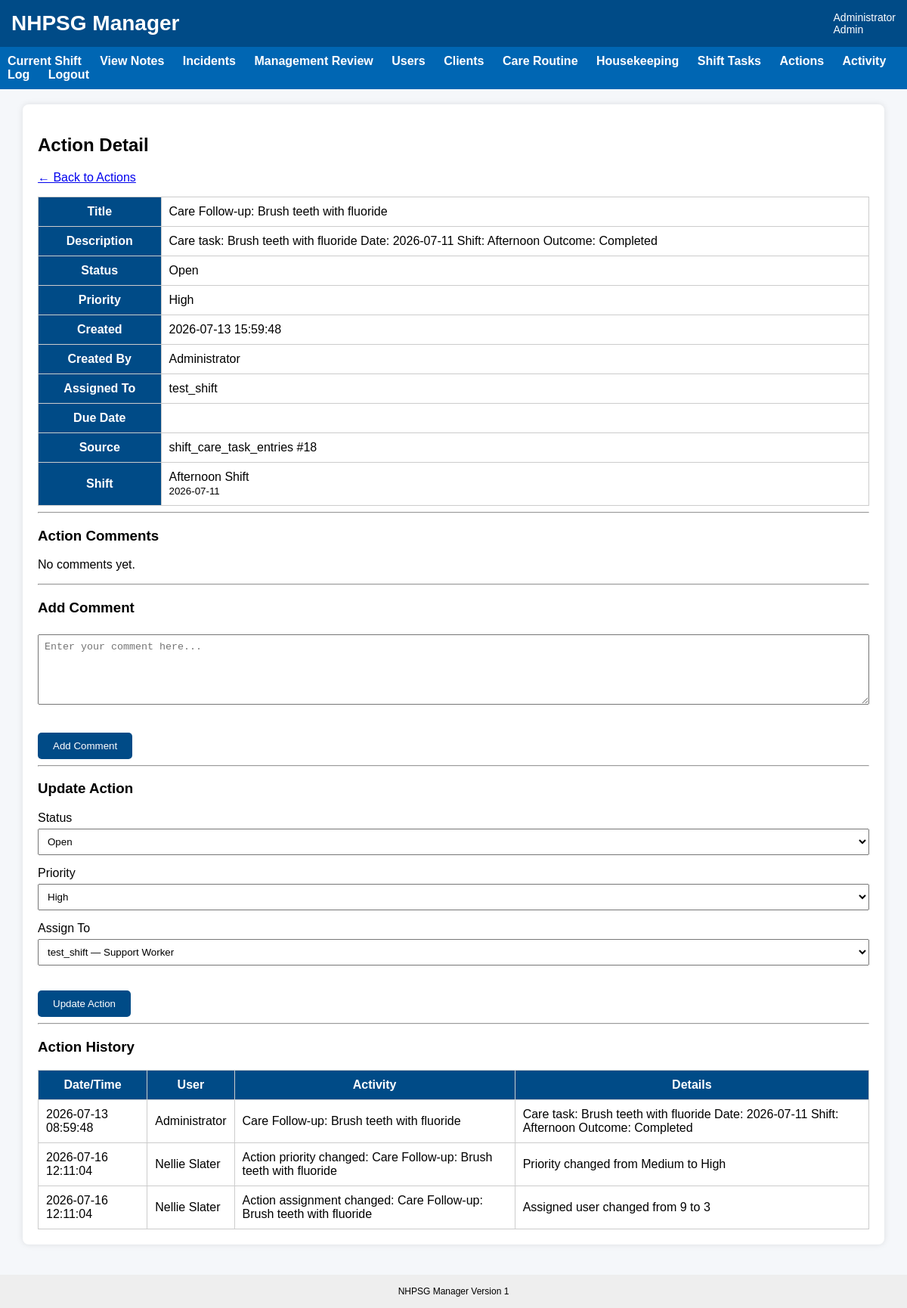
The page /action/10 (signed in) on the database its author committed.
### tables this page shows
CREATE TABLE users (
    user_id INTEGER PRIMARY KEY AUTOINCREMENT,
    username TEXT UNIQUE NOT NULL,
    password_hash TEXT NOT NULL,
    full_name TEXT NOT NULL,
    role TEXT NOT NULL,
    active INTEGER NOT NULL DEFAULT 1
, must_change_password INTEGER NOT NULL DEFAULT 0, password_reset_at TEXT, password_reset_by INTEGER, last_password_changed_at TEXT);

CREATE TABLE action_items (
    action_id INTEGER PRIMARY KEY AUTOINCREMENT,

    title TEXT NOT NULL,
    description TEXT,

    status TEXT DEFAULT 'Open',
    priority TEXT DEFAULT 'Medium',

    source_table TEXT,
    source_id INTEGER,

    assigned_to_user_id INTEGER,
    created_by_user_id INTEGER,

    due_date TEXT,

    acknowledged_at TEXT,
    completed_at TEXT,
    closed_at TEXT,

    created_at TEXT DEFAULT CURRENT_TIMESTAMP
, shift_id INTEGER);

CREATE TABLE shifts (
    shift_id INTEGER PRIMARY KEY AUTOINCREMENT,
    client_id INTEGER NOT NULL,
    shift_date TEXT NOT NULL,
    shift_type TEXT NOT NULL,
    status TEXT NOT NULL DEFAULT 'Open',

    scheduled_start_time TEXT,
    scheduled_end_time TEXT,

    created_at TEXT DEFAULT CURRENT_TIMESTAMP,
    closed_at TEXT
);

CREATE TABLE "activity_log" (
	"activity_id"	INTEGER,
	"activity_datetime"	TEXT DEFAULT CURRENT_TIMESTAMP,
	"activity_class"	TEXT NOT NULL,
	"activity_type"	TEXT NOT NULL,
	"user_id"	INTEGER,
	"client_id"	INTEGER,
	"shift_id"	INTEGER,
	"related_table"	TEXT,
	"related_id"	INTEGER,
	"summary"	TEXT NOT NULL,
	"details"	TEXT,
	"created_at"	TEXT DEFAULT CURRENT_TIMESTAMP, success INTEGER DEFAULT 1,
	PRIMARY KEY("activity_id" AUTOINCREMENT)
);

### app.py (the view, shortened to what this page needs)
@app.route("/action/<int:action_id>", methods=["GET", "POST"])
def action_detail(action_id):
    if "user_id" not in session:
        return redirect(url_for("login"))
    if session["role"] not in ["Admin", "Program Manager", "Director"]:
        return "Access denied", 403
    conn = get_db()
    action = conn.execute("""
        SELECT *
        FROM action_items
        WHERE action_id = ?
    """, (action_id,)).fetchone()
    if action is None:
        conn.close()
        return "Action not found", 404
    users = conn.execute("""
        SELECT user_id, full_name, role
        FROM users
        WHERE active = 1
        ORDER BY full_name
    """).fetchall()
    action = conn.execute("""
        SELECT
            ai.*,
            u.full_name AS assigned_to,
            cu.full_name AS created_by,
            s.shift_type,
            s.shift_date
        FROM action_items ai

        LEFT JOIN users u
            ON ai.assigned_to_user_id = u.user_id

        LEFT JOIN users cu
            ON ai.created_by_user_id = cu.user_id

        LEFT JOIN shifts s
            ON ai.shift_id = s.shift_id

        WHERE ai.action_id = ?
    """, (action_id,)).fetchone()
    comments = conn.execute("""
        SELECT
            ac.*,
            u.full_name
        FROM action_comments ac

        LEFT JOIN users u
            ON ac.user_id = u.user_id

        WHERE ac.action_id = ?

        ORDER BY ac.created_at
    """, (action_id,)).fetchall()
    history = conn.execute("""
        SELECT
            al.*,
            u.full_name
        FROM activity_log al

        LEFT JOIN users u
          ON al.user_id = u.user_id

        WHERE al.related_table = 'action_items'
        AND al.related_id = ?

        ORDER BY al.activity_datetime
    """, (action_id,)).fetchall()
    conn.close()
    return render_template(
        "action_detail.html",
        action=action,
        users=users,
        comments=comments,
        history=history
    )

### app.py (called while the page is built, shortened)
@app.before_request
def enforce_session_timeout():
    if "user_id" not in session:
        return None
    if request.endpoint in [
        "static",
        "login",
        "logout",
        "session_timeout"
    ]:
        return None
    current_time = time.time()
    last_activity = session.get("last_activity")
    if last_activity is not None:
        inactive_seconds = current_time - last_activity
    session["last_activity"] = current_time
    return None

@app.context_processor
def inject_session_timeout_settings():
    return {
        "session_timeout_seconds": SESSION_TIMEOUT_SECONDS,
        "session_warning_seconds": SESSION_WARNING_SECONDS
    }

def get_db():
    print("Using database:", os.path.abspath(DB_NAME))
    conn = sqlite3.connect(DB_NAME)
    conn.row_factory = sqlite3.Row
    return conn

### templates/action_detail.html (shortened to what this page needs)
{% extends "base.html" %}
{% block content %}
<div class="card">
    <h2>Action Detail</h2>
    <p>
        <a href="/actions">← Back to Actions</a>
    </p>
    <table>
        <tr>
            <th>Title</th>
            <td>{{ action.title }}</td>
        </tr>
        <tr>
            <th>Description</th>
            <td>{{ action.description or "" }}</td>
        </tr>
        <tr>
            <th>Status</th>
            <td>{{ action.status }}</td>
        </tr>
        <tr>
            <th>Priority</th>
            <td>{{ action.priority }}</td>
        </tr>
        <tr>
            <th>Created</th>
            <td>{{ action.created_at }}</td>
        </tr>
        <tr>
            <th>Created By</th>
            <td>{{ action.created_by or "" }}</td>
        </tr>
        <tr>
            <th>Assigned To</th>
            <td>{{ action.assigned_to or "Not Assigned" }}</td>
        </tr>
        <tr>
            <th>Due Date</th>
            <td>{{ action.due_date or "" }}</td>
        </tr>
        <tr>
            <th>Source</th>
            <td>
                {{ action.source_table }}
                {% if action.source_id %}
                    #{{ action.source_id }}
                {% endif %}
            </td>
        </tr>
        <tr>
            <th>Shift</th>
            <td>
                {% if action.shift_id %}
                    {{ action.shift_type }} Shift<br>
                    <small>{{ action.shift_date }}</small>
                {% endif %}
            </td>
        </tr>
    </table>
    <hr>
    <h3>Action Comments</h3>
    {% if comments %}
        {% for comment in comments %}
            <div class="card" style="margin-bottom:15px;">
                <strong>{{ comment.full_name }}</strong><br>
                <small>{{ comment.created_at }}</small>
                <p>{{ comment.comment }}</p>
            </div>
        {% endfor %}
    {% else %}
        <p>No comments yet.</p>
    {% endif %}
    <hr>
    <h3>Add Comment</h3>
    <form method="post">
        <textarea
            name="comment"
            rows="5"
            style="width:100%;"
            placeholder="Enter your comment here..."
            required></textarea>
        <br><br>
        <button type="submit">
            Add Comment
        </button>
    </form>
    <hr>
    <h3>Update Action</h3>
    <form method="post">
        <label>Status</label>
        <select name="status">
            <option value="Open" {% if action.status == "Open" %}selected{% endif %}>Open</option>
        </select>
        <label>Priority</label>
        <select name="priority">
            <option value="High" {% if action.priority == "High" %}selected{% endif %}>High</option>
        </select>
        <label>Assign To</label>
        <select name="assigned_to_user_id">
            {% for user in users %}
                <option value="{{ user.user_id }}"
                    {% if action.assigned_to_user_id == user.user_id %}selected{% endif %}>
                    {{ user.full_name }} — {{ user.role }}
                </option>
            {% endfor %}
        </select>
        <br><br>
        <button type="submit">
            Update Action
        </button>
    </form>
	<hr>
	<h3>Action History</h3>
	{% if history %}
		<table>
			<tr>
				<th>Date/Time</th>
				<th>User</th>
				<th>Activity</th>
				<th>Details</th>
			</tr>
			{% for item in history %}
			<tr>
				<td>{{ item.activity_datetime }}</td>
				<td>{{ item.full_name or "" }}</td>
				<td>{{ item.summary }}</td>
				<td>{{ item.details or "" }}</td>
			</tr>
			{% endfor %}
		</table>
	{% else %}
    <p>No history found.</p>
{% endif %}
</div>
{% endblock %}

### templates/base.html (shortened to what this page needs)
<!DOCTYPE html>
<html>
<head>
    <link rel="stylesheet"
          href="{{ url_for('static', filename='css/style.css') }}">
</head>
<body>
<div class="header">
    <div class="title">
        NHPSG Manager
    </div>
    <div class="user">
        {% if session.full_name %}
            {{ session.full_name }}
            <br>
            {{ session.role }}
        {% endif %}
    </div>
</div>
{% if session.user_id %}
<div class="nav">
    <a href="{{ url_for('dashboard') }}">
        Current Shift
    </a>
    <a href="{{ url_for('shift_notes') }}">
        View Notes
    </a>
    <a href="{{ url_for('incident_list') }}">
        Incidents
    </a>
    {% if session.role in ["Admin", "Program Manager", "Director"] %}
        <a href="{{ url_for('manager_review_hub') }}">
            Management Review
        </a>
        <a href="{{ url_for('users') }}">
            Users
        </a>
        <a href="{{ url_for('clients') }}">
            Clients
        </a>
        <a href="{{ url_for('care_tasks') }}">
            Care Routine
        </a>
        <a href="{{ url_for('housekeeping_tasks') }}">
            Housekeeping
        </a>
        <a href="{{ url_for('shift_tasks') }}">
            Shift Tasks
        </a>
        <a href="{{ url_for('actions') }}">
            Actions
        </a>
        <a href="{{ url_for('activity_log') }}">
            Activity Log
        </a>
    {% endif %}
    <a href="{{ url_for('logout') }}">
        Logout
    </a>
</div>
{% endif %}
<div class="container">
{% block content %}
{% endblock %}
</div>
<div class="footer">
    NHPSG Manager
    Version 1
</div>
</body>
</html>

### static/css/style.css (style rules this page uses)
body { font-family: Arial, Helvetica, sans-serif; margin:0; background:#f5f7fa; }
.header { background:#004b87; color:white; padding:15px; display:flex; justify-content:space-between; align-items:center; }
.title { font-size:28px; font-weight:bold; }
.user { font-size:14px; }
.nav { background:#0066b3; padding:10px; }
.nav a { color:white; text-decoration:none; margin-right:20px; font-weight:bold; }
.container { width:95%; margin:auto; margin-top:20px; }
.card { background:white; padding:20px; border-radius:8px; box-shadow:0px 0px 8px rgba(0,0,0,0.1); margin-bottom:20px; }
button { background:#004b87; color:white; border:none; padding:10px 20px; cursor:pointer; border-radius:5px; }
input, select, textarea { width:100%; padding:8px; margin-top:5px; margin-bottom:15px; box-sizing:border-box; }
table { width:100%; border-collapse:collapse; }
th { background:#004b87; color:white; }
td,th { padding:10px; border:1px solid #cccccc; }
.footer { margin-top:40px; padding:15px; background:#eeeeee; text-align:center; font-size:12px; }

### rows shown on the page
users: full_name "Administrator"
action_items: title "Care Follow-up: Brush teeth with fluoride", description "Care task: Brush teeth with fluoride Date: 2026-07-11 Shift: Afternoon Outcome: Completed", status "Open", priority "High", created_at "2026-07-13 15:59:48", source_table "shift_care_task_entries", source_id "18", assigned_to_user_id "test_shift — Support Worker"
users: full_name "test_shift"
shifts: shift_type "Afternoon", shift_date "2026-07-11"
activity_log: activity_datetime "2026-07-13 08:59:48", full_name "Administrator", summary "Care Follow-up: Brush teeth with fluoride", details "Care task: Brush teeth with fluoride Date: 2026-07-11 Shift: Afternoon Outcome: Completed"
activity_log: activity_datetime "2026-07-16 12:11:04", full_name "Nellie Slater", summary "Action priority changed: Care Follow-up: Brush teeth with fluoride", details "Priority changed from Medium to High"
activity_log: activity_datetime "2026-07-16 12:11:04", full_name "Nellie Slater", summary "Action assignment changed: Care Follow-up: Brush teeth with fluoride", details "Assigned user changed from 9 to 3"

### other values the page prints
{{ session.role }} "Admin"
